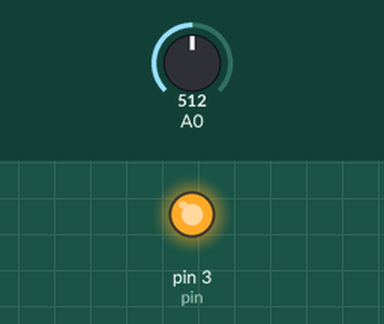
A sketch run on a simulated Arduino Uno, built with avr-gcc and run on an emulated ATmega328P. Shown: output pins drawn as LEDs (lit = HIGH). Inputs (shaded band) come from the test bench; at power-on: A0 = 512. What the sketch prints to the serial monitor is not drawn.

Above: at 0.1 s.
Timing chart, 0 to 1.6 s (numbered marks = the images above):
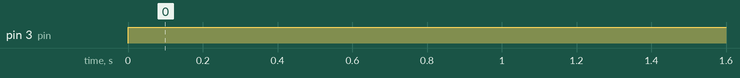

Measured:
- by itself, pin 3 (pin): LOW → HIGH at 0.00 s

The sketch:

rapor3-soru2.ino
```cpp
int pin=3;

void setup() {
  Serial.begin(9600);
  pinMode(pin,OUTPUT);
}

void loop() {
  int sensorValue = analogRead(A0);

  float voltage = sensorValue*(1.5/1023.0);

    digitalWrite(pin,HIGH);
    Serial.println(voltage);
    delay(1000);
}
```
